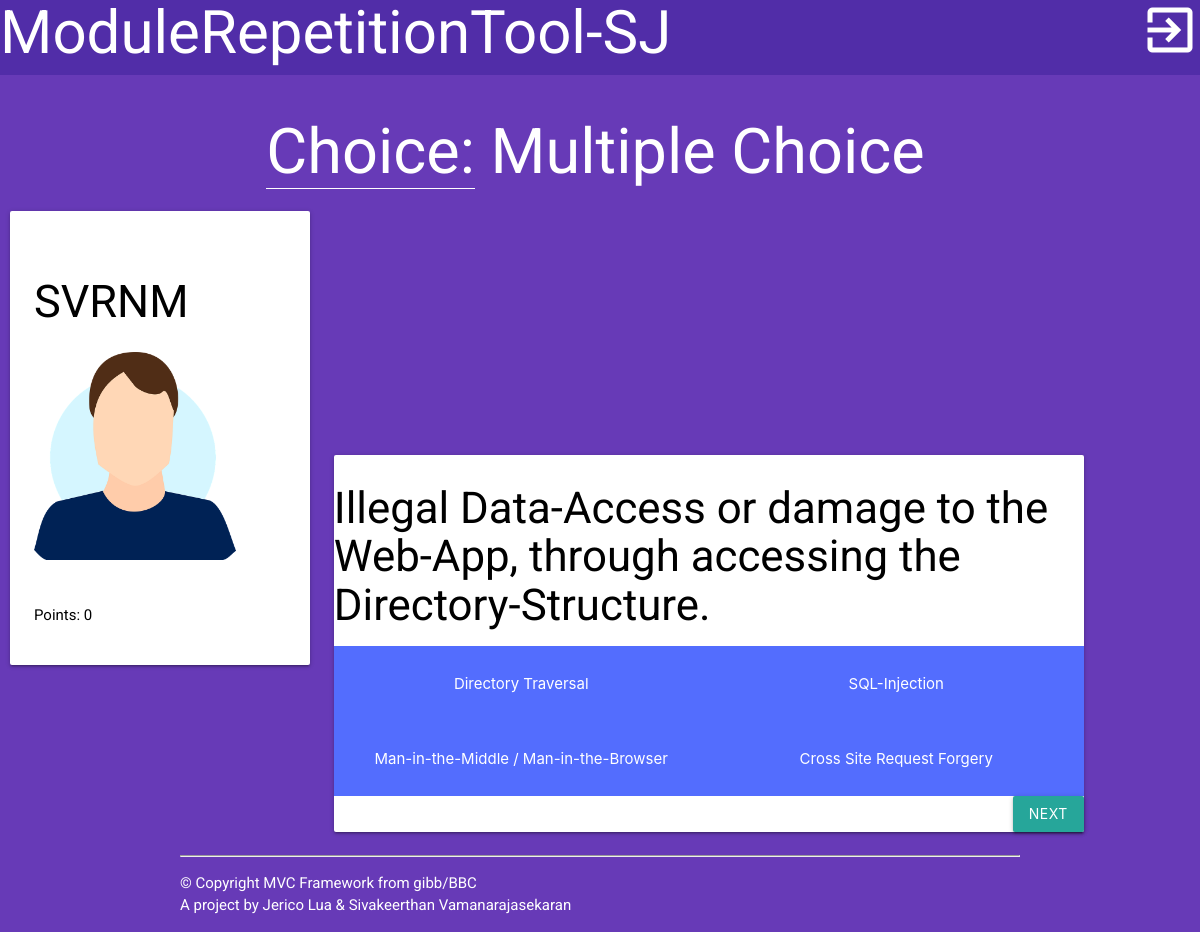
Screenshot of /choice/MuCho (signed in) with the database file from the repository.
### tables this page shows
CREATE TABLE `mucho` (
  `muchoid` int(11) NOT NULL,
  `question` varchar(100) NOT NULL,
  `answer` varchar(50) NOT NULL,
  `points` int(11) DEFAULT NULL
);

### lib/View.php (called while the page is built, shortened)
<?php
class View
{
    private $viewfile;
    private $properties = array();
    public function __construct($viewfile)
    {
        $this->viewfile = "./../view/$viewfile.php";
    }
    public function __set($key, $value)
    {
        if (!isset($this->$key)) {
            $this->properties[$key] = $value;
        }
    }
    public function display()
    {
        extract($this->properties);
        require './../view/header.php';
        require $this->viewfile;
        require './../view/footer.php';
    }
}

### lib/Dispatcher.php (called while the page is built, shortened)
<?php
class Dispatcher
{
    public static function dispatch()
    {
        $uri = $_SERVER['REQUEST_URI'];
        $uri = strtok($uri, '?');
        $uri = trim($uri, '/');
        $uriFragments = explode('/', $uri);
        $method = 'index';
        if (!empty($uriFragments[1])) {
            $method = $uriFragments[1];
        }
        $controller = new $controllerName();
        $controller->$method();
    }
}

### public/index.php (called while the page is built, shortened)
<?php
require_once '../lib/Dispatcher.php';
require_once '../lib/View.php';
$dispatcher = new Dispatcher();
$dispatcher->dispatch();

### lib/ConnectionHandler.php (called while the page is built, shortened)
<?php
class ConnectionHandler
{
    private static $connection = null;
    public static function getConnection()
    {
        if (self::$connection === null) {
            $config = require '../config.php';
            $host = $config['database']['host'];
            $username = $config['database']['username'];
            $password = $config['database']['password'];
            $database = $config['database']['database'];
            self::$connection = new MySQLi($host, $username, $password, $database);
            self::$connection->set_charset('utf8');
        }
        return self::$connection;
    }
}

### repository/MuChoRepository.php (called while the page is built, shortened)
<?php
class MuChoRepository extends Repository
{
    protected $tableName = "mucho";
    public function readAllQuestions()
    {
        $query = "SELECT * FROM {$this->tableName}";
        $statement = ConnectionHandler::getConnection()->prepare($query);
        $statement->execute();
        $result = $statement->get_result();
        $rows = array();
        while ($row = $result->fetch_object()) {
            $rows[] = $row;
        }
        return $rows;
    }
}

### view/choice_MuCho.php (the view, shortened to what this page needs)
<?php if(!isset($_SESSION)){session_start();} if(isset($_SESSION['uid'])):?>
            <p class="black-text">Points: <?=$currpoints?></p>
        </div>
    <div id="training-canvas" class="card">
        <div id="MuCho">
            <div id="quest-div">
                <h3 class="quest" id="<?=$id?>"><?=$quest?></h3>
            </div>
            <div id="answer-div">
                <row  id="opt1"> <div class="c1"><button><?=$answ1?></button></div> <div class="c2"><button><?=$answ3?></button></div></row>
                <row  id="opt2"> <div class="c1"><button><?=$answ2?></button></div> <div class="c2"><button class="solut"><?=$answ4?></button></div></row>
            </div>
            <div class="btn-div">
                   <button id="mucho_next" onclick="Event.preventDefault()"  class="btn btn-primary">
                   Next
                  </button>
            </div>
        </div>
    </div>
</div>
<div class="container">
    <?php endif;?>

### public/css/main.css (style rules this page uses)
html { padding: 0; margin: 0; }
html body { background-color: #673AB7; color: #ffffff; font-family: "Roboto",sans-serif; display: block; margin: 0; padding: 0; height: 100%; width: 100%; }
html body .choice #training-canvas { position: relative; display: inline-block; height: 100%; width: 50em; margin-left: 10px; padding: 0; margin-top: 14px; }
html body .choice #training-canvas #MuCho #quest-div .quest { color: black; }
html body .choice #training-canvas #MuCho #answer-div .c1 { height: 100%; width: 50%; float: left; }
html body .choice #training-canvas #MuCho #answer-div .c1 button { display: block; background-color: #536DFE; width: 100%; height: 5em; color: white; border: rgba(0, 0, 0, 0); transition: border-color .3s linear; }
html body .choice #training-canvas #MuCho #answer-div .c2 { height: 100%; width: 50%; float: right; }
html body .choice #training-canvas #MuCho #answer-div .c2 button { display: block; background-color: #536DFE; width: 100%; height: 5em; color: white; border: rgba(0, 0, 0, 0); transition: border-color .3s linear; }
html body .choice #training-canvas #MuCho .btn-div { max-width: 10%; max-height: 10%; float: right; margin: 0; padding: 0; position: relative; bottom: 0; right: 0; }

### rows the page displays
mucho: question "Illegal Data-Access or damage to the Web-App, through accessing the Directory-Structure.", answer "Directory Traversal"

### other values shown
$uname "SVRNM"
$currpoints "0"
$answ3 "SQL-Injection"
$answ2 "Man-in-the-Middle / Man-in-the-Browser"
$answ4 "Cross Site Request Forgery"
